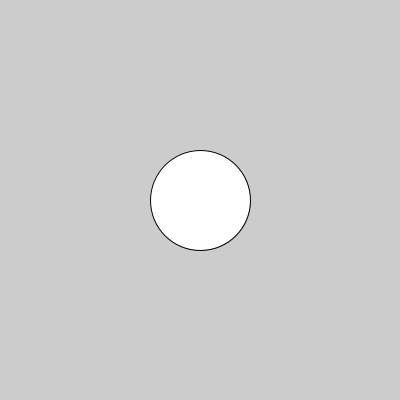
Frame 1 (no input)
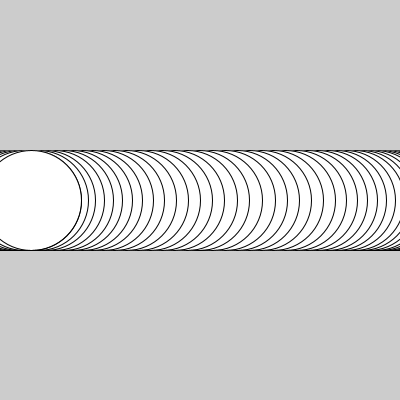
Frame 60 (the mouse pressed at the canvas centre just before this capture)
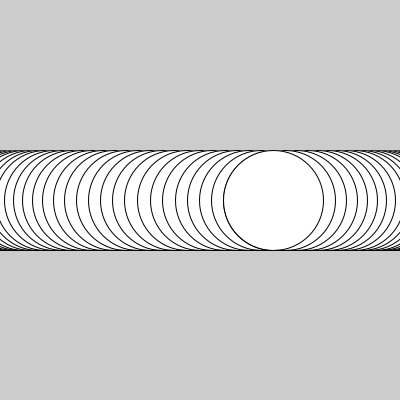
Frame 120 (the mouse held since frame 60 and released just before this capture)

The Processing sketch that drew these frames (run headless with seeded random() and noise(); from frame 60 on, the mouse is pressed at the canvas centre):

// Processing sketch: aula19_grupo2_exer01
// ── aula19_grupo2_exer01.pde
float x=0, y=0;
float amp=200; //amplitude
float periodo=100;// usar como unidade de tempo, frameCount
void setup() {
  size(400, 400);
}
void draw() {
  pushMatrix();
  translate(200, 200);
  ellipse(x, 0, 100, 100);
  popMatrix();
  x = amp * cos (frameCount/periodo * TWO_PI );
  println("frameCount", frameCount, "frameRate", frameRate);
}
